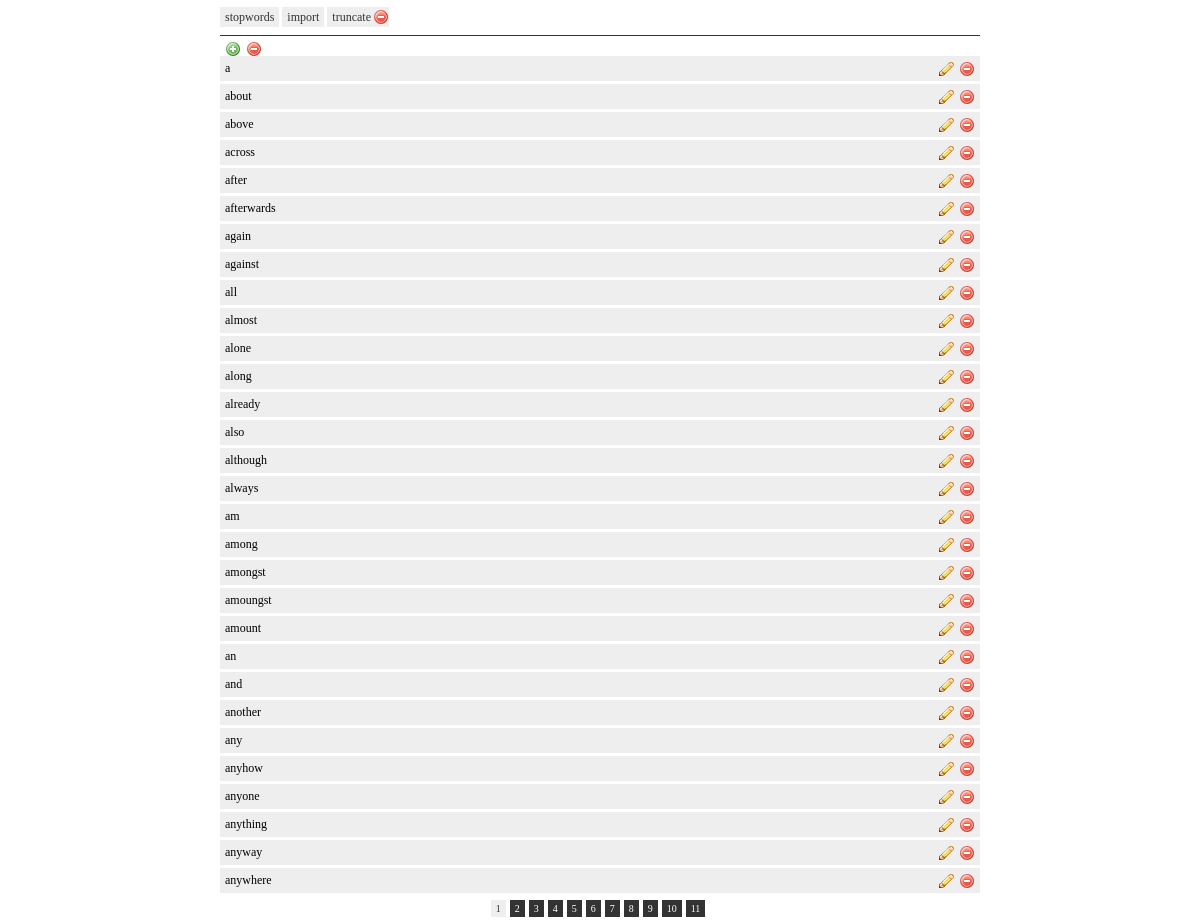
Screenshot of /admin/stopwords.php with the database file from the repository.
### tables this page shows
CREATE TABLE `stopwords` (
  `id` int(11) NOT NULL auto_increment,
  `stopword` varchar(128) NOT NULL,
  PRIMARY KEY  (`id`)
);

### lib/Stopwords.php (called while the page is built, shortened)
<?php
class Stopwords
{
    var $conexao;
    var $tabela;
    public function __construct()
    {
        $this->conexao = new Dados();
        $this->tabela  = "stopwords";
    }
	public function retrieve_array($pagina=1, $tamanho_pagina=10, $criterio=" 1=1 ", $ordem=" stopword ASC ")
    {
        return $this->conexao->retrieve_array($this->tabela, $criterio, $ordem, $pagina, $tamanho_pagina);
    }
}
?>

### admin/stopwords.php (the view, shortened to what this page needs)
<?php
include("../config/config.php");
include("inc/cabecalho.php");
?>
<?php
$stopwords = new Stopwords();
if(@$_GET['p'] != ""){ $p = $_GET['p'];} else { $p = 1;}
$resultado = $stopwords->retrieve_array($p, 30);
echo "<a href=\"stopword_create.php\" class=\"icons create\"><span>create</span></a>";
echo "<a href=\"stopword_remove.php\" class=\"icons delete\" title=\"remover stopwords do banco de dados\"><span>create</span></a>";
if($resultado['resultados'] != 0)
{
    foreach ($resultado['resultados'] as $r)
    {
        echo "<div class=\"resultados\" />";
            echo "<div class=\"controles\" />";
                echo "<a href=\"stopword_update.php?id=".$r['id']."\" class=\"icons update\"><span>update</span></a>";
                echo "<a href=\"stopword_delete.php?id=".$r['id']."\" class=\"icons delete\"><span>delete</span></a>";
            echo $r['stopword'];
    }
}
else
{
    echo "<h3 class=\"erro\">Oops! nenhum resultado =/</h3>";
}
echo $resultado['paginacao'];
?>
<?php
include("inc/rodape.php");
?>

### admin/inc/cabecalho.php (shortened to what this page needs)
<!DOCTYPE html PUBLIC "-//W3C//DTD XHTML 1.0 Strict//EN" "http://www.w3.org/TR/xhtml1/DTD/xhtml1-strict.dtd">
<html>
<head>
<link href="css/admin.css" rel="stylesheet" type="text/css" />
</head>
<body>
<ul id="menu">
    <li><a href="stopwords.php">stopwords</a></li>
    <li><a href="import.php">import</a></li>
    <li><a href="truncate.php" class="delete" style="background-repeat:no-repeat; background-position:right; padding-right:18px;">truncate</a></li>
</ul>

### lib/Dados.php (shortened to what this page needs)
<?php
class Dados
{
    public function __construct()
    {
        $this->conexao = mysql_connect(BD_ENDERECO, BD_USUARIO, BD_SENHA);
    }
    public function select($sql)
    {
        $resultado = mysql_query($sql);
        $linhas = mysql_numrows($resultado);
        if($linhas > 0)
        {
            for($x = 0; $x < $linhas; $x++)
            {
                $retorno[] = mysql_fetch_assoc($resultado);
            }
            return($retorno);
        }
        else
        {
            return 0;
        }
    }
    public function retrieve_array($tabela, $criterio=" 1=1 ", $ordem=" id DESC ", $pagina=1, $tamanho_pagina=10)
    {
        $total = $this->select("SELECT * FROM $tabela WHERE $criterio");
        $total = count($total);
        if($total <= $tamanho_pagina || $tamanho_pagina == -1)
        {
            $retorno['paginacao'] = null;
            $retorno['resultados'] = $this->select("SELECT * FROM $tabela WHERE $criterio ORDER BY $ordem");
        }
        else
        {
            $quantidade_paginas = ceil($total / $tamanho_pagina);
            $limite = " " . (($pagina - 1) * $tamanho_pagina) . ",$tamanho_pagina ";
            $paginacao = "<div class=\"paginacao\">";
            for($p = 1; $p <= $quantidade_paginas; $p++)
            {
                $paginacao .= "<a href=\"?p=$p\"";
                    if($pagina == $p)
                    {
                        $paginacao .= " class=\"atual\" ";
                    }
                $paginacao .= ">$p</a>";
            }
            $paginacao .= "</div>";
            $retorno['paginacao'] = $paginacao;
            $retorno['paginas'] = $quantidade_paginas;
            $retorno['pagina_atual'] = $pagina;
            $retorno['resultados'] = $this->select("SELECT * FROM $tabela WHERE $criterio ORDER BY $ordem LIMIT $limite");
        }
        return $retorno;
    }
}
?>

### admin/css/admin.css (style rules this page uses)
* { margin:0px; padding:0px; }
body { width:760px; margin:auto; padding-top:10px; font-size:12px; }
a, a:link, a:active, a:visited { color:#333333; }
#menu { padding-bottom:10px; border-bottom:1px solid #333333; margin-bottom:5px; }
#menu li { display:inline; }
#menu li a { text-decoration:none; background-color:#EEEEEE; padding:3px 5px; }
.controles { float:right; }
.paginacao { text-align:center; padding:5px; }
.paginacao a { padding:3px 5px; background-color:#333333; color:#FFFFFF; margin-right:4px; text-decoration:none; font-size:10px; }
.paginacao a.atual { background-color:#EEEEEE; color:#333333; }
.resultados { background-color:#EEEEEE; padding:5px; margin-bottom:3px; }
.icons { background-repeat:no-repeat; width:0px; padding-left:16px; height:0px; min-height:0px; padding-bottom:6px; overflow:hidden; margin-left:5px; }
.create { background-image: url("../images/icons/add.png"); }
.update { background-image: url("../images/icons/pencil.png"); }
.delete { background-image: url("../images/icons/delete.png"); }

### rows the page displays
stopwords: stopword "a"
stopwords: stopword "about"
stopwords: stopword "above"
stopwords: stopword "across"
stopwords: stopword "after"
stopwords: stopword "afterwards"
stopwords: stopword "again"
stopwords: stopword "against"
stopwords: stopword "all"
stopwords: stopword "almost"
stopwords: stopword "alone"
stopwords: stopword "along"
stopwords: stopword "already"
stopwords: stopword "also"
stopwords: stopword "although"
stopwords: stopword "always"
stopwords: stopword "am"
stopwords: stopword "among"
stopwords: stopword "amongst"
stopwords: stopword "amoungst"
stopwords: stopword "amount"
stopwords: stopword "an"
stopwords: stopword "and"
stopwords: stopword "another"
stopwords: stopword "any"
stopwords: stopword "anyhow"
stopwords: stopword "anyone"
stopwords: stopword "anything"
stopwords: stopword "anyway"
stopwords: stopword "anywhere"
